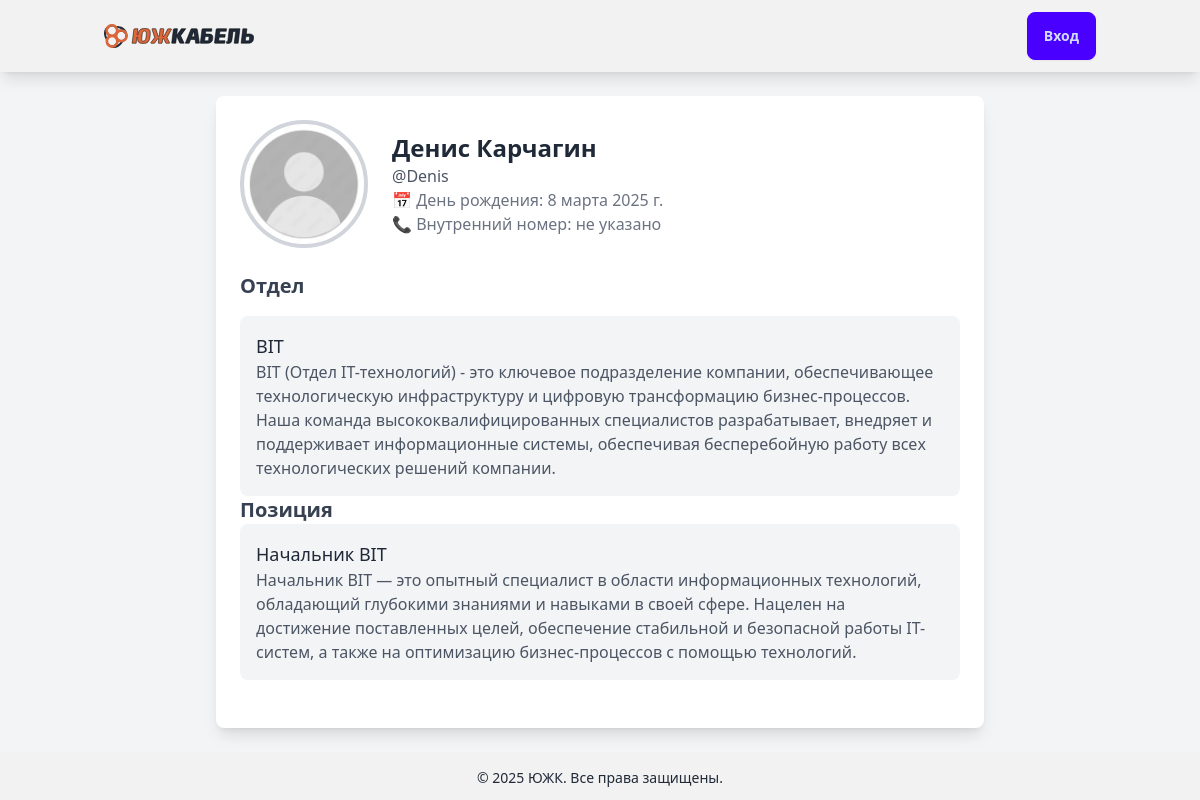
/account/profile/4/, run on an earlier commit of the app's database.
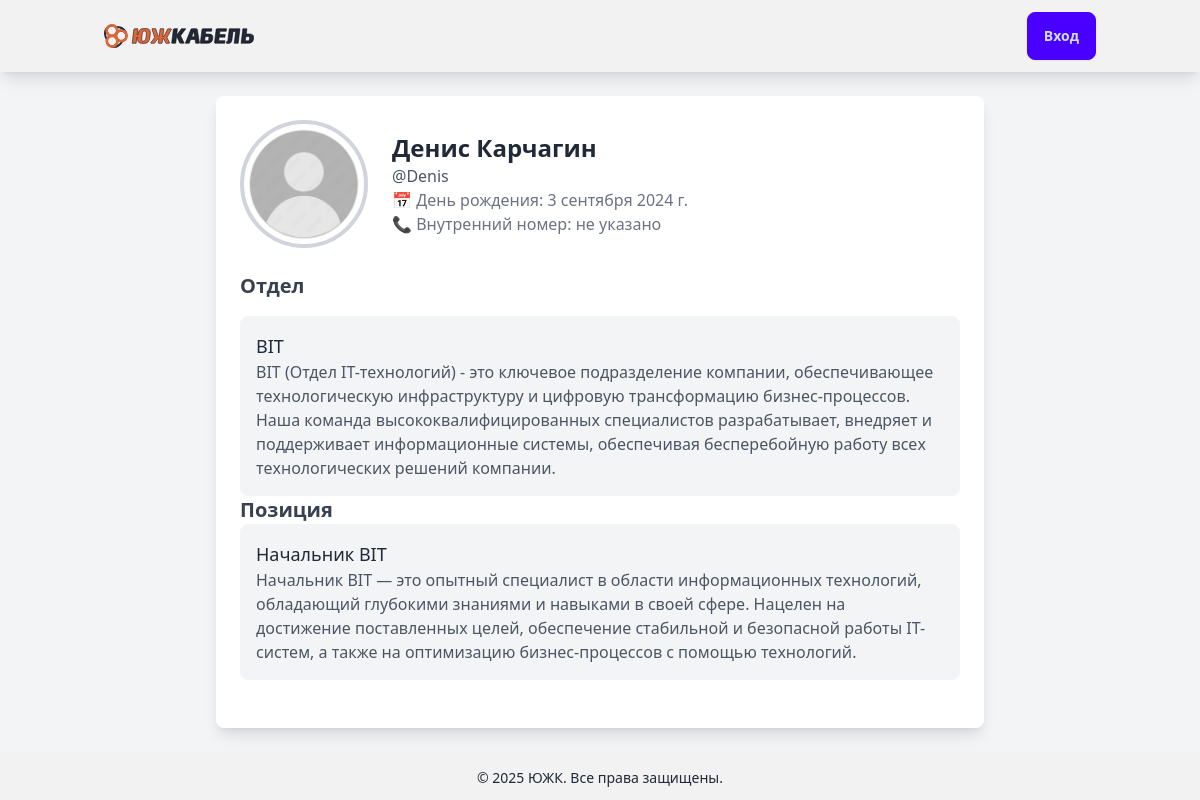
And on a later commit of the database.
### account/models.py (models this page shows, shortened)
class Profile(models.Model):
    user = models.OneToOneField(settings.AUTH_USER_MODEL, on_delete=models.CASCADE)
    date_of_birthday = models.DateField(blank=True, null=True)
    photo = models.ImageField(upload_to='users/%Y/%m/%d/', blank=True)
    number = models.CharField(max_length=10, blank=True, null=True)

class CustomUser(AbstractUser):
    department = models.ForeignKey(Department, on_delete=models.SET_NULL, null=True, blank=True)
    position = models.ForeignKey(Position, on_delete=models.SET_NULL, null=True, blank=True, related_name="users")

class Department(models.Model):
    name = models.CharField(max_length=80)
    location = models.CharField(max_length=80)
    boss = models.OneToOneField(
        settings.AUTH_USER_MODEL,
        on_delete=models.SET_NULL,
        null=True,
        blank=True,
        related_name="department_boss"
    )
    description = models.TextField()
    created_at = models.DateTimeField(auto_now_add=True)
    updated_at = models.DateTimeField(auto_now=True)

class Position(models.Model):
    title = models.CharField(max_length=255, unique=True)
    department = models.ForeignKey(Department, on_delete=models.CASCADE, related_name="positions")
    description = models.TextField(blank=True, null=True)
    created_at = models.DateTimeField(auto_now_add=True)
    updated_at = models.DateTimeField(auto_now=True)

### account/views.py (the view)
# urls.py: path('profile/<int:profile_id>/', views.different_user_profile, name='different_user_profile'),
def different_user_profile(request, profile_id):
    profile = get_object_or_404(Profile, user_id=profile_id)
    return render(request, 'account/different_user_profile.html', {'profile': profile})

### templates/account/different_user_profile.html (shortened to what this page needs)
{% extends "blog/base.html" %}
{% block content %}
<div class="container mx-auto p-6">
    <div class="max-w-3xl mx-auto bg-white shadow-lg rounded-lg p-6">
        <div class="flex items-center space-x-6">
            {% if profile.photo %}
                <img src="{{ profile.photo.url }}" alt="Profile Picture"
                     class="w-32 h-32 rounded-full border-4 border-primary object-cover">
            {% else %}
                <img src="/media/tickets/def.png" alt="Default Profile Picture"
                     class="w-32 h-32 rounded-full border-4 border-gray-300 object-cover">
            {% endif %}
            <div>
                <h2 class="text-2xl font-bold text-gray-800">{{ profile.user.get_full_name }}</h2>
                <p class="text-gray-600">@{{ profile.user.username }}</p>
                <p class="text-gray-500">📅 День рождения: {{ profile.date_of_birthday|default:"не указано" }}</p>
                <p class="text-gray-500">📞 Внутренний номер: {{ profile.number|default:"не указано" }}</p>
            </div>
        </div>
        <div class="mt-6">
            <h3 class="text-xl font-semibold text-gray-700">Отдел</h3>
            <div class="mt-4 p-4 bg-gray-100 rounded-lg">
                <p class="text-lg font-medium text-secondary">{{ profile.user.department.name|default:"не указано" }}</p>
                <p class="text-gray-600">{{ profile.user.department.description|default:"Описание отдела отсутствует." }}</p>
            </div>
            <h3 class="text-xl font-semibold text-gray-700">Позиция</h3>
            <div class="p-4 bg-gray-100 rounded-lg">
                <p class="text-lg font-medium text-primary">{{ profile.user.position.title|default:"не указано" }}</p>
                <p class="text-gray-600">{{ profile.user.position.description|default:"Описание должности отсутствует." }}</p>
            </div>
        </div>
    </div>
</div>
{% endblock %}

What changed in the data, as far as the page shows it:
changed Profile "не указано": date_of_birthday "8 марта 2025 г." → "3 сентября 2024 г."
